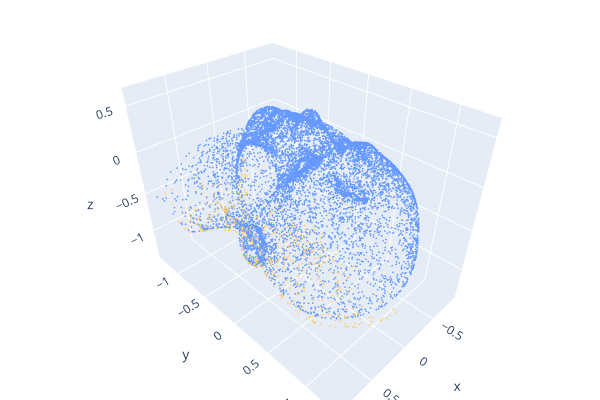

Notebook code for this chart:
### Markdown cell above
### Visualize ref and src w/ estimated transform

### Code cell
estimated_t_src_pcd = src_pcd.scale(1.0 / pred_scale, center=(0, 0, 0))
estimated_t_src_pcd = estimated_t_src_pcd.transform(estimated_transform)
o3d.visualization.draw_plotly([ref_pcd, estimated_t_src_pcd])

# compute error
rre, rte = compute_registration_error(transform, estimated_transform)
print(f"RRE(deg): {rre:.3f}, RTE(m): {rte:.3f}")
print(f"Scale Error (real - predicted): {scale-pred_scale:.3f}")

### Figure 1 — Plotly figure (JSON) as saved in the notebook; plotly's stock layout.template omitted (floating-point values rounded to 4 significant figures; data arrays with more than 128 entries replaced by an {"elided": "..."} marker saying what was removed)
{"data": [{"marker": {"color": {"elided": "10788x3 float values"}, "size": 1}, "mode": "markers", "type": "scatter3d", "x": {"elided": "10788 float values"}, "y": {"elided": "10788 float values"}, "z": {"elided": "10788 float values"}}, {"marker": {"color": {"elided": "628x3 float values"}, "size": 1}, "mode": "markers", "type": "scatter3d", "x": {"elided": "628 float values"}, "y": {"elided": "628 float values"}, "z": {"elided": "628 float values"}}], "layout": {"height": 400, "margin": {"b": 0, "l": 0, "r": 0, "t": 0}, "scene": {"camera": {"center": {"x": 0, "y": 0, "z": 0}, "up": {"x": 0, "y": 0, "z": 1}}}, "showlegend": false, "width": 600}}
